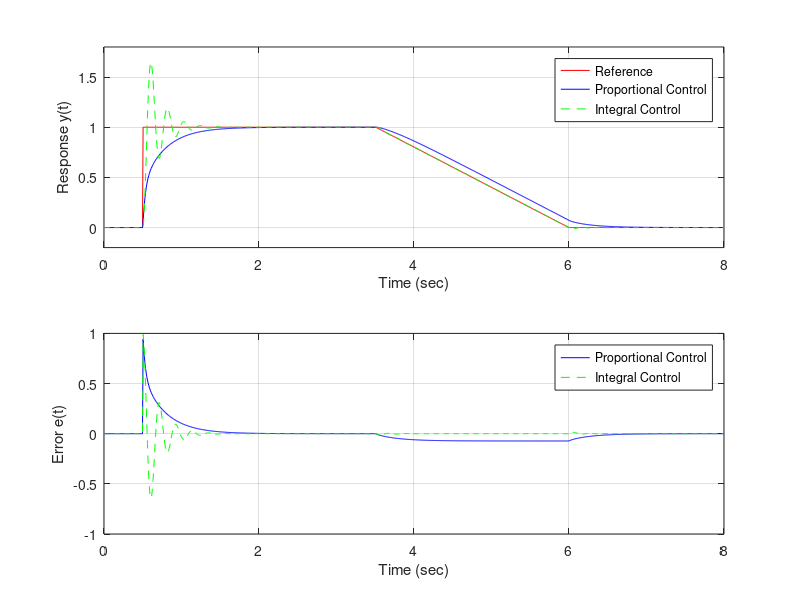

Recreate this plot in MATLAB.
%% Controls Notes on Type Number Analysis
% 2/24/2022
% Samuel Kramer
% Learning how to compare the error over time of two separate closed loop
% transfer functions where:
%   Plant : P(s) = (s + 7)/( (s^2)(s + 19))
%   C(s)1 = K
%   C(s)2 = K/s
%   L = P(s) * C(s)     (Open Loop TF)
% 
% Will Return:
%       1.  Graph of response vs. time using the CL TF to see the position
%           vs. the time
%       2.  Graph of the error vs. time using the OL TF to see the error
%           comparison between the two systems

%%%%%%%%%%%%%%%%%%%%%%%%%%%%%%% Example %%%%%%%%%%%%%%%%%%%%%%%%%%%%%%%%%%%
clear; clc; format compact;t = linspace(0,8,1000);

% -- Initialization of the two transfer fnctions

P = tf([1 7],[1 19 0]); % Plant Definition
C1 = 15;                % Proportional Control
C2 = tf(1000,[1 0]);    % Integral Control

L1 = P * C1;            % Open Loop Transfer Functions
L2 = P * C2;

CL1 = (L1 / (1 + L1));  % Total Closed Loop Transfer Function
CL2 = (L2 / (1 + L2));

r = ones(size(t));
k = find(t<0.5);
r(k) = zeros(1,length(k));
k = find(t>=3.5 & t<=6);
r(k) = linspace(1,0,length(k));
k = find(t>=6);
r(k) = zeros(1,length(k));
y1 = lsim(CL1,r,t)';
y2 = lsim(CL2,r,t)';

figure

 % -- Subplot 1: Response of System vs. Time
 
subplot(2,1,1);
plot(t,r,'r',t,y1,'b',t,y2,'g--')
    grid on
    xlabel('Time (sec)')
    ylabel('Response y(t)')
    ylim([-0.2,1.8])
    legend('Reference','Proportional Control', ...
    'Integral Control')
    set(gca,'LooseInset',get(gca,'TightInset'))

% -- Subplot 2: Error of System vs. Time

subplot(2,1,2);
plot(t,r-y1,'b',t,r-y2,'g--')
    grid on
    xlabel('Time (sec)')
    ylabel('Error e(t)')
    ylim([-1,1])
    legend('Proportional Control','Integral Control')


